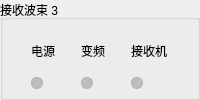
                <widget class="QGroupBox" name="gbRxBeamDevice3">
                 <property name="title">
                  <string>接收波束 3</string>
                 </property>
                 <layout class="QGridLayout" name="layoutRxBeamDevice3">
                  <property name="leftMargin">
                   <number>8</number>
                  </property>
                  <property name="topMargin">
                   <number>10</number>
                  </property>
                  <property name="rightMargin">
                   <number>8</number>
                  </property>
                  <property name="bottomMargin">
                   <number>8</number>
                  </property>
                  <property name="spacing">
                   <number>6</number>
                  </property>
                  <item row="0" column="0">
                   <widget class="QLabel" name="lblRxBeam3Power">
                    <property name="text">
                     <string>电源</string>
                    </property>
                    <property name="alignment">
                     <set>Qt::AlignCenter</set>
                    </property>
                   </widget>
                  </item>
                  <item row="1" column="0">
                   <widget class="QLabel" name="ledRxBeam3Power">
                    <property name="minimumSize">
                     <size>
                      <width>12</width>
                      <height>12</height>
                     </size>
                    </property>
                    <property name="maximumSize">
                     <size>
                      <width>12</width>
                      <height>12</height>
                     </size>
                    </property>
                    <property name="styleSheet">
                     <string notr="true">background:#BDBDBD;border:1px solid #AFAFAF;border-radius:6px;</string>
                    </property>
                    <property name="text">
                     <string/>
                    </property>
                   </widget>
                  </item>
                  <item row="0" column="1">
                   <widget class="QLabel" name="lblRxBeam3Converter">
                    <property name="text">
                     <string>变频</string>
                    </property>
                    <property name="alignment">
                     <set>Qt::AlignCenter</set>
                    </property>
                   </widget>
                  </item>
                  <item row="1" column="1">
                   <widget class="QLabel" name="ledRxBeam3Converter">
                    <property name="minimumSize">
                     <size>
                      <width>12</width>
                      <height>12</height>
                     </size>
                    </property>
                    <property name="maximumSize">
                     <size>
                      <width>12</width>
                      <height>12</height>
                     </size>
                    </property>
                    <property name="styleSheet">
                     <string notr="true">background:#BDBDBD;border:1px solid #AFAFAF;border-radius:6px;</string>
                    </property>
                    <property name="text">
                     <string/>
                    </property>
                   </widget>
                  </item>
                  <item row="0" column="2">
                   <widget class="QLabel" name="lblRxBeam3Receiver">
                    <property name="text">
                     <string>接收机</string>
                    </property>
                    <property name="alignment">
                     <set>Qt::AlignCenter</set>
                    </property>
                   </widget>
                  </item>
                  <item row="1" column="2">
                   <widget class="QLabel" name="ledRxBeam3Receiver">
                    <property name="minimumSize">
                     <size>
                      <width>12</width>
                      <height>12</height>
                     </size>
                    </property>
                    <property name="maximumSize">
                     <size>
                      <width>12</width>
                      <height>12</height>
                     </size>
                    </property>
                    <property name="styleSheet">
                     <string notr="true">background:#BDBDBD;border:1px solid #AFAFAF;border-radius:6px;</string>
                    </property>
                    <property name="text">
                     <string/>
                    </property>
                   </widget>
                  </item>
                 </layout>
                </widget>
